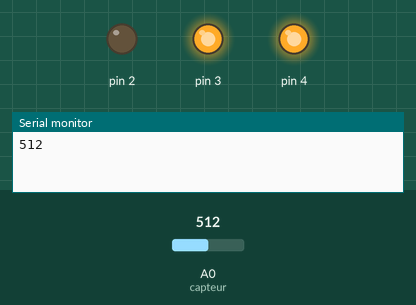
Recording of a sketch running on a simulated Arduino Uno, built with avr-gcc and run on an emulated ATmega328P. On the bench: output pins drawn as LEDs (lit = HIGH), the last lines printed to the serial monitor. Inputs (shaded band) come from the test bench; at power-on: A0 (capteur) = 512.

Above: at 3.8 s.
3.9 s: A0 (capteur) set to 674
10.2 s: A0 (capteur) set to 702
At 15.8 s:
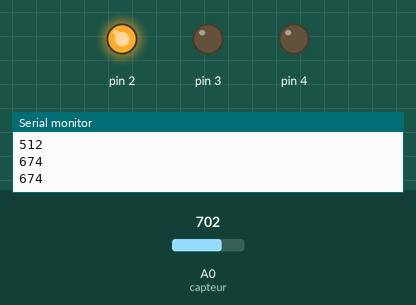
At 21.4 s:
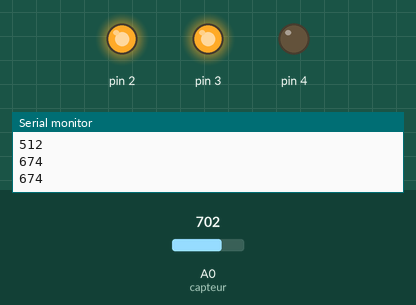
Timing chart, 0 to 26.5 s (numbered marks = the images above; inputs shaded):
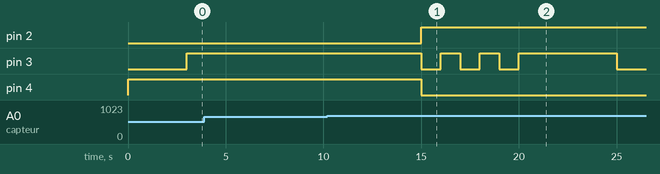

Measured:
- the behaviour switches between 691 and 692 on A0 (capteur) (found by bisection; images 0 and 1)
- after the input at 10.2 s, pin 2: LOW → HIGH after 4.8 s; pin 3: HIGH → LOW after 4.8 s, then repeats every 2.0 s: HIGH 1.0 s, LOW 1.0 s; pin 4: HIGH → LOW after 4.8 s

The sketch:

virginie_H2O.ino
```cpp
// Pin AO (analog) = Signal capteur H2O
// PIN 2 = LED TEMOIN H20
// PIN 3 = RELAIS H20
// PIN 4 = RELAIS FONTAINE


int capteur = 0; // Le capteur est sur la pin A0  - Capteur H20
int H2OInitial = 0;
int readingH2O = 0;     // Contient la valeur lue sur la broche d'entrée
int etateau = 0; // 0 = non initialisé, 1 = initialisé, 2 = resolu
long timeEau = 0;
long debounce = 2000; // Temps de déparasitage (debounce time), a augmenter si la sortie clignote.


void setup() {
  Serial.begin (9600);// Démarrage de la liaison série
  pinMode(2, OUTPUT);
  pinMode(3, OUTPUT);
  pinMode(4, OUTPUT);

  digitalWrite(4, HIGH);

}

void loop() {

  int var1;
  int var2;

  readingH2O = analogRead (capteur);// Lecture de la valeur du capteur
  if (etateau == 0)
  {
    H2OInitial = readingH2O;
    etateau = 1;
  }
  if (etateau == 1)
  {
    if (readingH2O >= (H2OInitial + 180)) {
      var1 = 1;}
      else { var1 = 0;}

      delay(3000);

if (readingH2O >= (H2OInitial + 180)) {
  var2 = 1;}
else { var2 = 0;}


    if (var1 == var2 && var2 == 1)
    {
      etateau = 2;
      digitalWrite(2, HIGH); //LED H2O
      digitalWrite(4, LOW); //FONTAINE
      digitalWrite(3, LOW);  //RELAIS H2O FRIGO
      delay(1000);
      digitalWrite(3, HIGH);
      delay(1000);
      digitalWrite(3, LOW);  //RELAIS H2O FRIGO
      delay(1000);
      digitalWrite(3, HIGH);
      delay(1000);
      digitalWrite(3, LOW);
      delay(1000);
      digitalWrite(3, HIGH);
      delay(5000);
      digitalWrite(3, LOW);
      delay(20000);
    }
  }
  digitalWrite(3, HIGH);


Serial.println(readingH2O);

}
```
